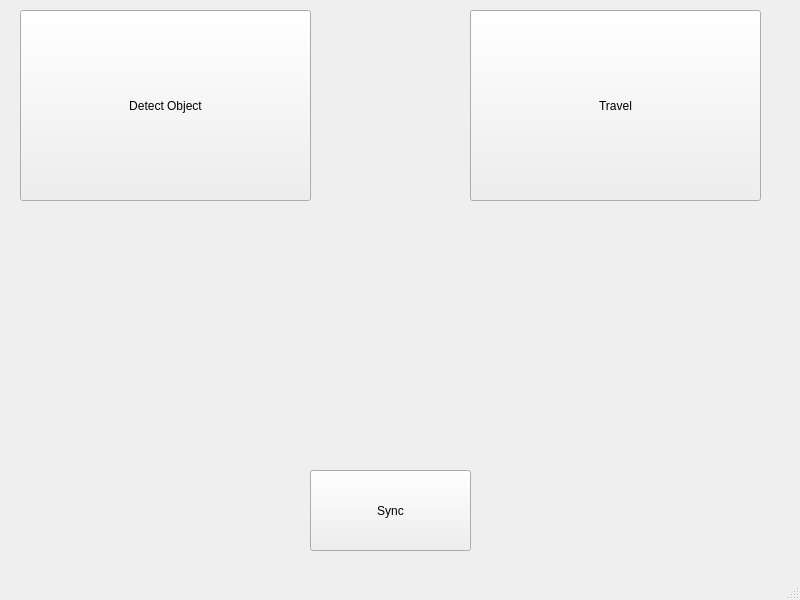
<?xml version="1.0" encoding="UTF-8"?>
<ui version="4.0">
 <class>MainWindow</class>
 <widget class="QMainWindow" name="MainWindow">
  <property name="geometry">
   <rect>
    <x>0</x>
    <y>0</y>
    <width>800</width>
    <height>600</height>
   </rect>
  </property>
  <property name="windowTitle">
   <string>MainWindow</string>
  </property>
  <widget class="QWidget" name="centralwidget">
   <widget class="QPushButton" name="pushButton">
    <property name="geometry">
     <rect>
      <x>20</x>
      <y>10</y>
      <width>291</width>
      <height>191</height>
     </rect>
    </property>
    <property name="text">
     <string>Detect Object</string>
    </property>
   </widget>
   <widget class="QPushButton" name="pushButton_3">
    <property name="geometry">
     <rect>
      <x>470</x>
      <y>10</y>
      <width>291</width>
      <height>191</height>
     </rect>
    </property>
    <property name="text">
     <string>Travel</string>
    </property>
   </widget>
   <widget class="QPushButton" name="pushButton_2">
    <property name="geometry">
     <rect>
      <x>310</x>
      <y>470</y>
      <width>161</width>
      <height>81</height>
     </rect>
    </property>
    <property name="text">
     <string>Sync</string>
    </property>
   </widget>
  </widget>
  <widget class="QMenuBar" name="menubar">
   <property name="geometry">
    <rect>
     <x>0</x>
     <y>0</y>
     <width>800</width>
     <height>21</height>
    </rect>
   </property>
  </widget>
  <widget class="QStatusBar" name="statusbar"/>
 </widget>
 <resources/>
 <connections/>
</ui>
